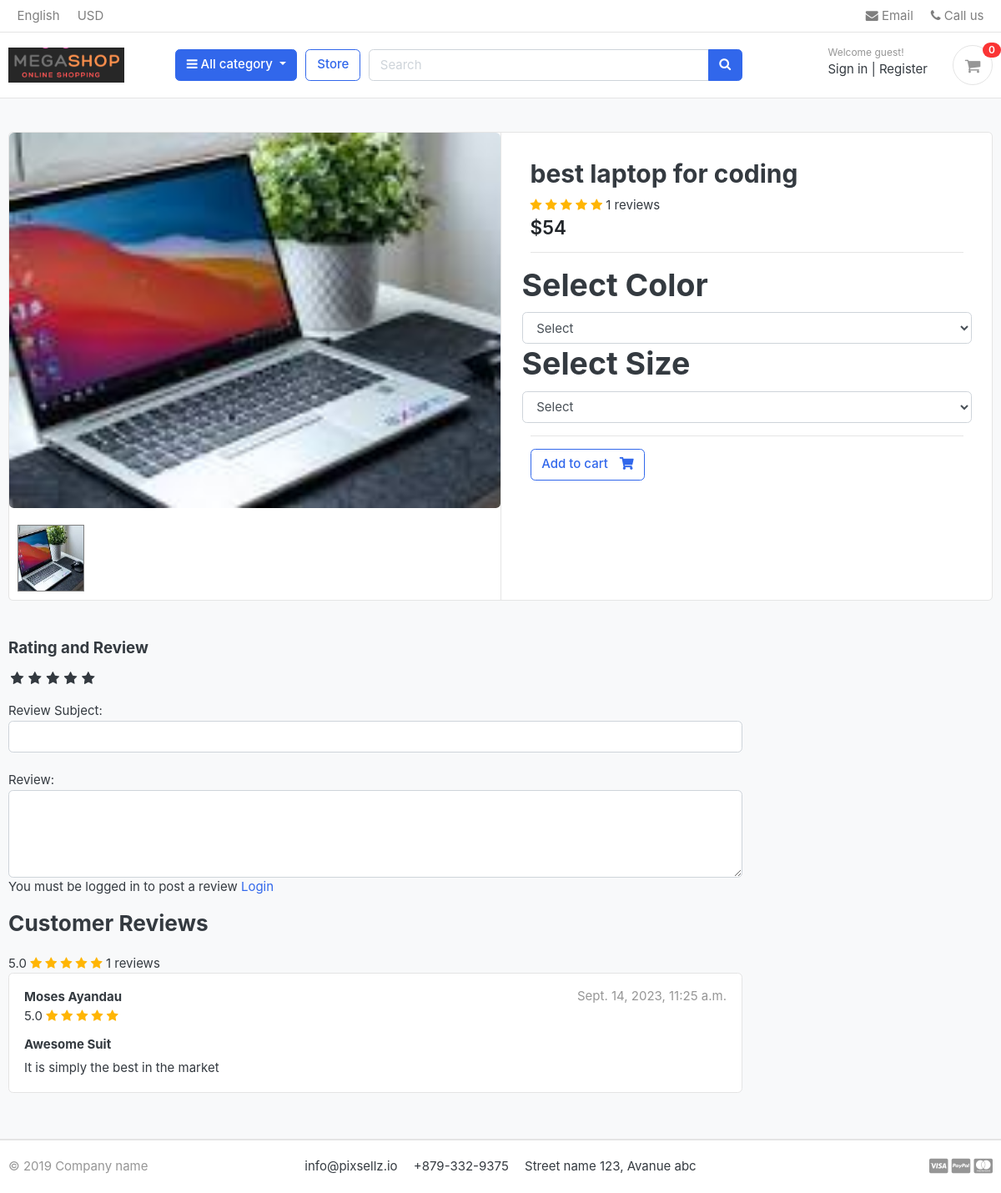
The app's page /store/category/computers/best-laptop-for-coding/, older data.
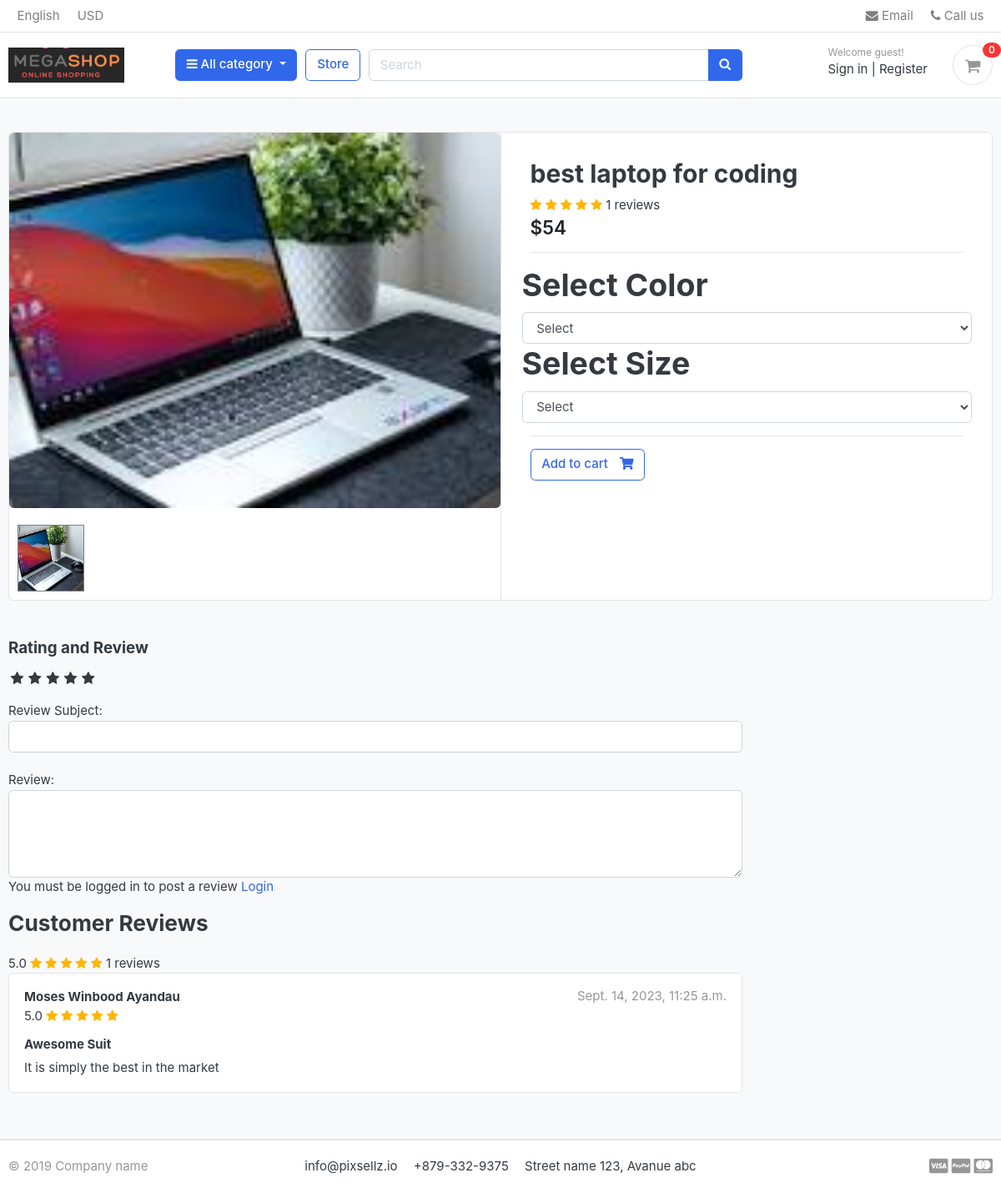
The same page, newer data.
### store/models.py (models this page shows, shortened)
class ReviewRating(models.Model):
    product = models.ForeignKey(Product, on_delete=models.CASCADE)
    user = models.ForeignKey(User, on_delete=models.CASCADE)
    subject = models.CharField(max_length=100, blank=True)
    review = models.TextField(max_length=500, blank=True)
    rating = models.FloatField()
    status = models.BooleanField(default=True)
    ip = models.CharField(max_length=30, blank=True)
    date_created = models.DateTimeField(auto_now_add=True)
    date_updated = models.DateTimeField(auto_now=True)

### accounts/models.py (models this page shows, shortened)
class User(AbstractBaseUser):
    first_name = models.CharField(max_length=20)
    last_name = models.CharField(max_length=20)
    username = models.CharField(max_length=25, unique=True)
    email = models.EmailField(max_length=40, unique=True)
    phone = models.CharField(max_length=11, blank=True)
    last_login = models.DateTimeField(auto_now_add=True)
    date_joined = models.DateTimeField(auto_now_add=True)
    is_admin = models.BooleanField(default=False)
    is_staff = models.BooleanField(default=False)
    is_active = models.BooleanField(default=False)
    is_superadmin = models.BooleanField(default=False)
    USERNAME_FIELD = 'email'
    REQUIRED_FIELDS = ['username', 'first_name', 'last_name']
    objects = UserManager()
    def full_name(self):
        return f'{self.first_name + " "+ self.last_name}'

### store/views.py (the view)
# urls.py: path('category/<slug:category_slug>/<slug:product_slug>/', views.product_detail, name='product_detail'),
def product_detail(request, product_slug, category_slug):
    try:
        product = Product.objects.get(category__slug=category_slug, slug=product_slug)
        in_cart = CartItem.objects.filter(cart__cart_id=_cart_id(request), product=product).exists()
    except Exception as e:
        raise e
    if request.user.is_authenticated:
        try:
            is_ordered = OrderProduct.objects.filter(user=request.user, product_id=product).exists()
        except OrderProduct.DoesNotExist:
            is_ordered = None
    else:
        is_ordered = None
    reviews = ReviewRating.objects.filter(product_id=product.id, status=True)
    product_gallery = ProductGallery.objects.filter(product_id = product.id)
    context = {'product': product,
               'in_cart': in_cart,
               'is_ordered':is_ordered,
               'reviews':reviews,
               'product_gallery':product_gallery
               }
    return render(request, 'store/product_detail.html', context)

### cart/context_processors.py (called while the page is built)
def counter(request):
    cart_count = 0
    if 'admin' in request.path:
        return {}
    else:
        try:
            cart = Cart.objects.filter(cart_id = _cart_id(request))
            if request.user.is_authenticated:
                cart_items = CartItem.objects.all().filter(user = request.user)
            else:
                cart_items = CartItem.objects.all().filter(cart=cart[:1])
            for cart_item in cart_items:
                cart_count += cart_item.quantity
        except Cart.DoesNotExist:
            cart_count =0
    return dict(cart_count=cart_count)

def get_paypal_client_id(request):
    return dict(PAYPAL_CLIENT_ID=settings.PAYPAL_CLIENT_ID)

### cart/views.py (called while the page is built)
def _cart_id(request):
    cart = request.session.session_key
    if not cart:
        cart = request.session.create()
    return cart

### category/context_processors.py (called while the page is built)
def menu_links(request):
    links = Category.objects.all()
    return dict(links=links)

### category/models.py (called while the page is built)
    def get_url(self):
        return reverse('product_by_category', args=[self.slug])

### store/models.py (called while the page is built)
    def colors(self):
        return super(VariationManager, self).filter(variation_category='color', is_active=True)

### templates/store/product_detail.html (shortened to what the changed rows need)
{% extends 'base.html' %}
{% load static %}
{% block content %}
<section class="section-content padding-y bg">
<div class="container">
<div class="card">
	<div class="row no-gutters">
<main class="col-md-6 border-left">
<form action="{% url 'add_cart' product.id %}" method="POST">
			<article class="content-body">
			<h2 class="title">{{product.product_name}}</h2>
				<div class="row">
					<h1>Select Color</h1>
				</div>
				<div class="row">
					<h1>Select Size</h1>
				</div>
			</article>
</form>
		</main>
	</div>
</div>
<br>
<div class="row">
	<div class="col-md-9">
		<br>
	{% for review in reviews %}
	<article class="box mb-3">
		<div class="icontext w-100">
			<div class="text">
				<span class="date text-muted float-md-right">{{review.date_created}}</span>
				<h6 class="mb-1">{{review.user.full_name}}</h6>
				<div class="rating-star">
				<span>{{review.rating}}
					<i class="fa fa-star{% if review.rating == 0.5 %}-half-o {% elif review.rating < 1 %}-o {% endif %}" aria-hidden="true"></i>
					<i class="fa fa-star{% if review.rating == 1.5 %}-half-o {% elif review.rating < 2 %}-o {% endif %}" aria-hidden="true"></i>
					<i class="fa fa-star{% if review.rating == 2.5 %}-half-o {% elif review.rating < 3 %}-o {% endif %}" aria-hidden="true"></i>
					<i class="fa fa-star{% if review.rating == 3.5 %}-half-o {% elif review.rating < 4 %}-o {% endif %}" aria-hidden="true"></i>
					<i class="fa fa-star{% if review.rating == 4.5 %}-half-o {% elif review.rating < 5 %}-o {% endif %}" aria-hidden="true"></i>
				</span>
			</div>
			</div>
		</div>
		<div class="mt-3">
			<h6>{{review.subject}}</h6>
			<p>
				{{review.review}}
			</p>
		</div>
	</article>
{% endfor %}
	</div>
</div>
</div>
</section>
{% endblock %}

Row changes from the older to the newer data that the page shows:
changed through a linked row, ReviewRating "Awesome Suit": user.full_name "Moses Ayandau" → "Moses Winbood Ayandau"
